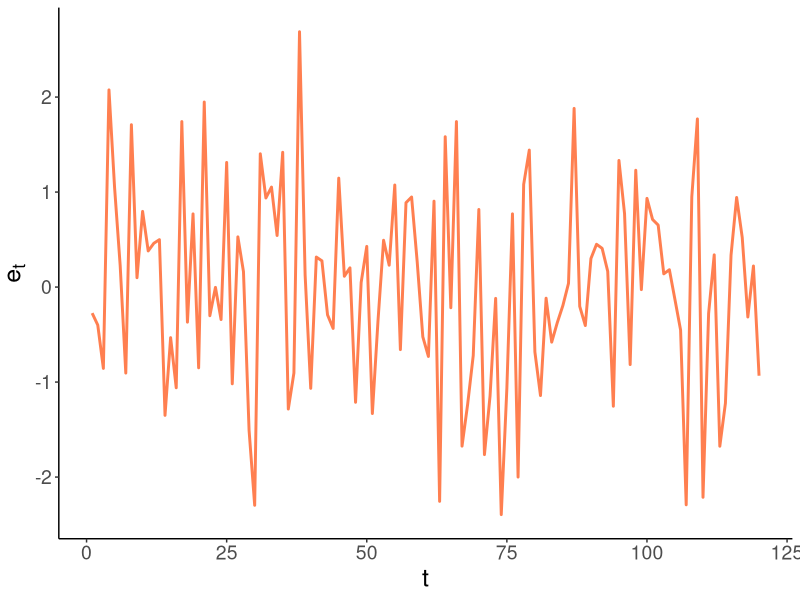
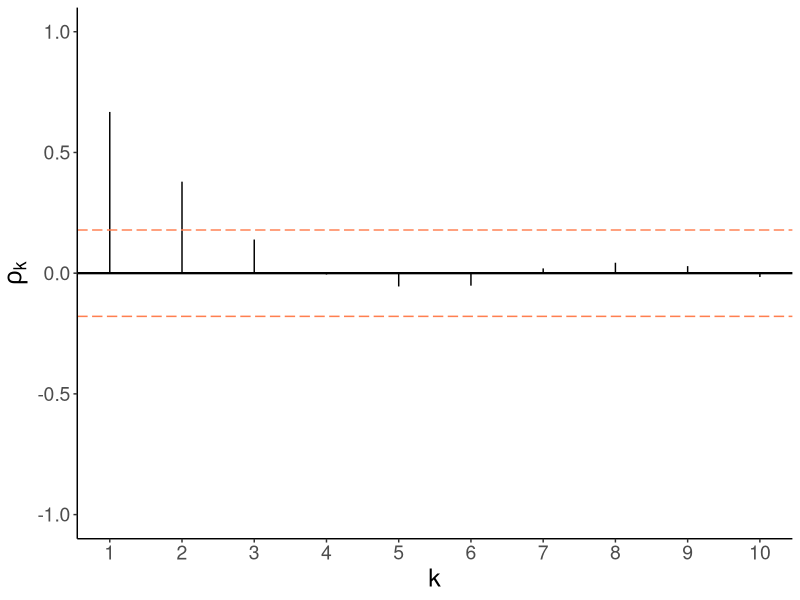
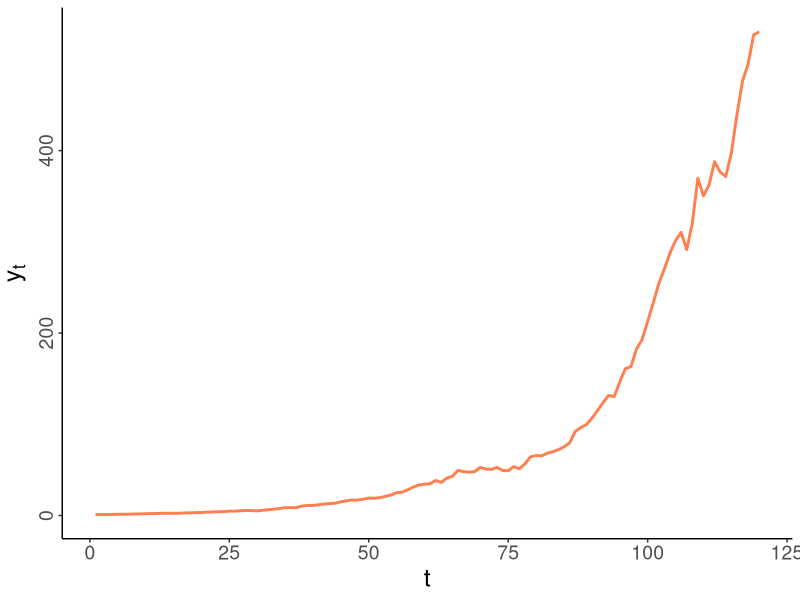
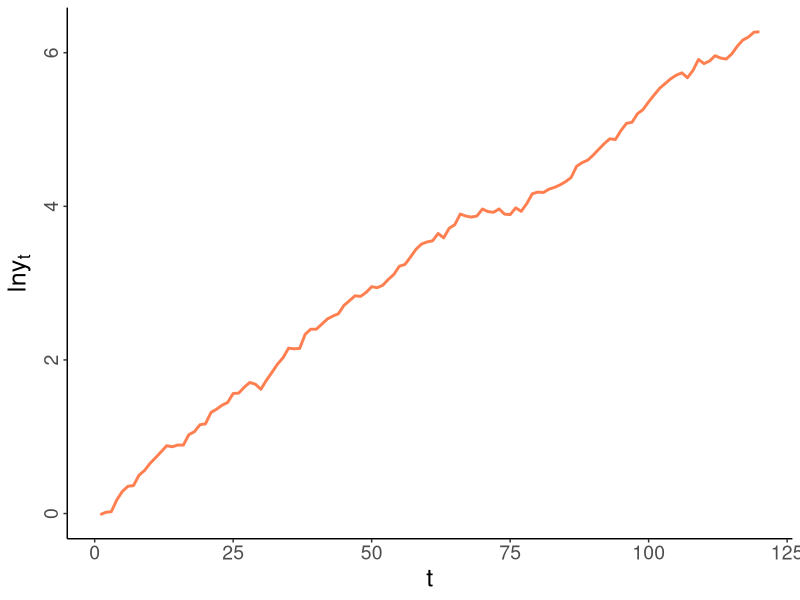
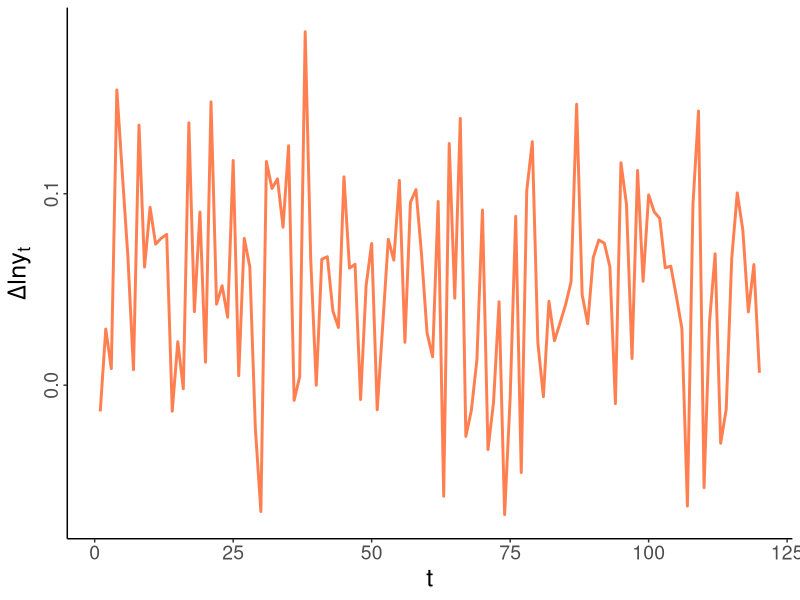

Write R code to recreate these figures, in order.
## ---- chunk 1
knitr::opts_chunk$set(echo = FALSE, fig.width = 10.5, fig.height = 6.5)
## ---- chunk 2
library(ggplot2)
## ---- chunk 3
n <- 120

set.seed(n)
e <- rnorm(n)

df <- data.frame(t=c(1:n),y=e)

ggplot(df,aes(x=t,y=y))+
  geom_line(size=1,col="coral")+
  labs(y=expression(paste(e[t],sep="")))+
  theme_classic()+
  theme(axis.title = element_text(size=18),axis.text = element_text(size=14))
## ---- chunk 4
set.seed(1)
y <- rnorm(100)
for(i in 2:100){
  y[i] <- .8*y[i-1]+y[i]
}
maxlag <- 10
df <- data.frame(k=c(1:maxlag),rho=c(acf(y,plot=F)[1:10]$acf))

ggplot(df,aes(x=k,y=rho))+
  geom_segment(aes(xend=k,yend=0))+
  geom_hline(yintercept=0,size=.8)+
  geom_hline(yintercept=c(-1.96/sqrt(n),1.96/sqrt(n)),size=.5,linetype=5,col="coral")+
  scale_x_continuous(breaks=c(1:10),labels=c(1:10))+
  labs(x="k",y=expression(rho[k]))+
  coord_cartesian(ylim=c(-1,1))+
  theme_classic()+
  theme(axis.title = element_text(size=18),axis.text = element_text(size=14))
## ---- chunk 5
n <- 120
a <- 0.05
b <- 0.05
s <- 0.05
set.seed(n)
e <- rnorm(n,0,s)
dlny <- e
for(i in 2:n){
  dlny[i] <- .05+.05*dlny[i-1]+e[i]
}
lny <- cumsum(dlny)
y <- exp(lny)

df <- data.frame(t=c(1:n),y=y,lny=lny,dlny=dlny)
## ---- chunk 6
ggplot(df,aes(x=t,y=y))+
  geom_line(size=1,color="coral")+
  labs(y=expression(paste(y[t],sep="")))+
  theme_classic()+
  theme(axis.title = element_text(size=18),axis.text = element_text(size=14),axis.text.y = element_text(angle=90,hjust=0.5))
## ---- chunk 7
ggplot(df,aes(x=t,y=lny))+
  geom_line(size=1,color="coral")+
  labs(y=expression(paste("ln",y[t],sep="")))+
  theme_classic()+
  theme(axis.title = element_text(size=18),axis.text = element_text(size=14),axis.text.y = element_text(angle=90,hjust=0.5))
## ---- chunk 8
ggplot(df,aes(x=t,y=dlny))+
  geom_line(size=1,color="coral")+
  labs(y=expression(paste(Delta,"ln",y[t],sep="")))+
  theme_classic()+
  theme(axis.title = element_text(size=18),axis.text = element_text(size=14),axis.text.y = element_text(angle=90,hjust=0.5))
